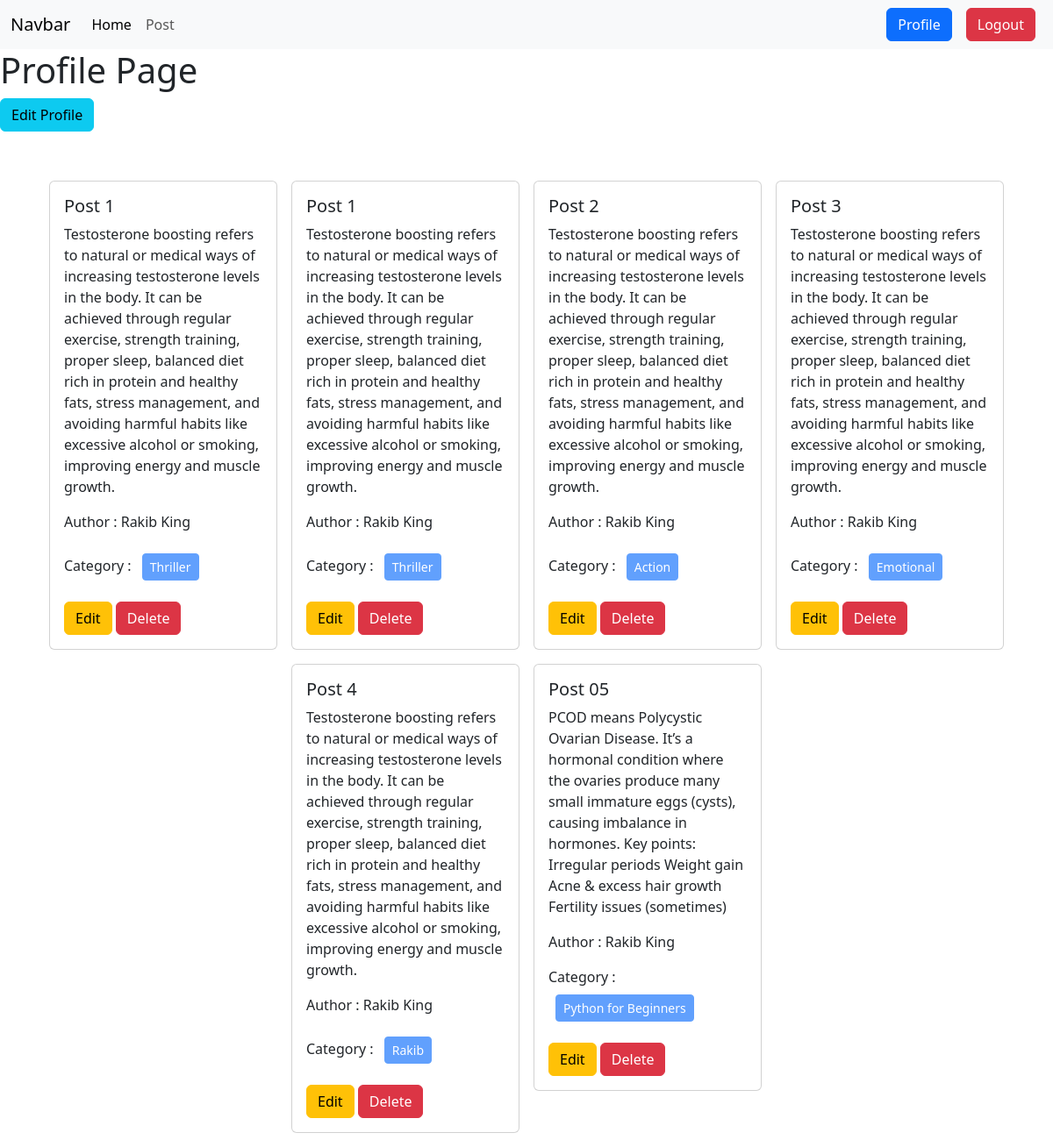
Screenshot of /author/profile/ (signed in) with the database file from the repository.
### post/models.py (models this page shows, shortened)
class Post(models.Model):
    title = models.CharField(max_length=200)
    author = models.ForeignKey(User,on_delete=models.CASCADE)
    image = models.CharField(default='https://cdn.britannica.com/92/152292-050-EAF28A45/Bald-eagle.jpg')
    category = models.ManyToManyField(Category)
    content = models.TextField()

### category/models.py (models this page shows, shortened)
class Category(models.Model):
    name = models.CharField(max_length=200)
    slug = models.SlugField(max_length=200,unique=True,null=True,blank=True)

### author/views.py (the view)
# urls.py: path("profile/", views.profile, name="profile"),
@login_required
def profile(request):
    data = Post.objects.filter(author=request.user)
    return render(request,'profile.html',{'data':data})

### author/templates/profile.html (shortened to what this page needs)
{% extends "base.html" %}
{% block content %}
    <h1>Profile Page</h1>
    <a href="{% url 'edit' %}" class="btn btn-info">Edit Profile</a>
<div class="d-flex flex-wrap justify-content-center px-5 pt-5">
  {% for post in data %}
  <div class="col-sm-3">
    <div class="card m-2">
      <div class="card-body">
        <h5 class="card-title">{{post.title}}</h5>
        <p class="card-text">{{post.content}}</p>
        <p>Author : {{post.author.first_name}} {{post.author.last_name}}</p>
        <p>
          Category : {% for cat in post.category.all %}
          <button class="btn btn-primary btn-sm m-2" disabled>
            {{cat.name}}
          </button>
          {% endfor %}
        </p>
        <a href="{% url 'edit_post' post.id %}" class="btn btn-warning">Edit</a>
        <a href="{% url 'delete_post' post.id %}" class="btn btn-danger"
          >Delete</a
        >
      </div>
    </div>
  </div>
  {% endfor %}
</div>
{% endblock content %}

### rows the page displays
Post: title "Post 1", content "Testosterone boosting refers to natural or medical ways of increasing testosterone levels in the body. It can be achieved through regular exercise, strength training, proper sleep, balanced diet rich in protein and healthy fats, stress management, and avoiding harmful habits like excessive alcohol or smoking, improving energy and muscle growth.", author.first_name "Rakib", author.last_name "King"
Category: name "Thriller"
Post: title "Post 1", content "Testosterone boosting refers to natural or medical ways of increasing testosterone levels in the body. It can be achieved through regular exercise, strength training, proper sleep, balanced diet rich in protein and healthy fats, stress management, and avoiding harmful habits like excessive alcohol or smoking, improving energy and muscle growth.", author.first_name "Rakib", author.last_name "King"
Post: title "Post 2", content "Testosterone boosting refers to natural or medical ways of increasing testosterone levels in the body. It can be achieved through regular exercise, strength training, proper sleep, balanced diet rich in protein and healthy fats, stress management, and avoiding harmful habits like excessive alcohol or smoking, improving energy and muscle growth.", author.first_name "Rakib", author.last_name "King"
Category: name "Action"
Post: title "Post 3", content "Testosterone boosting refers to natural or medical ways of increasing testosterone levels in the body. It can be achieved through regular exercise, strength training, proper sleep, balanced diet rich in protein and healthy fats, stress management, and avoiding harmful habits like excessive alcohol or smoking, improving energy and muscle growth.", author.first_name "Rakib", author.last_name "King"
Category: name "Emotional"
Post: title "Post 4", content "Testosterone boosting refers to natural or medical ways of increasing testosterone levels in the body. It can be achieved through regular exercise, strength training, proper sleep, balanced diet rich in protein and healthy fats, stress management, and avoiding harmful habits like excessive alcohol or smoking, improving energy and muscle growth.", author.first_name "Rakib", author.last_name "King"
Category: name "Rakib"
Post: title "Post 05", content "PCOD means Polycystic Ovarian Disease. It’s a hormonal condition where the ovaries produce many small immature eggs (cysts), causing imbalance in hormones. Key points: Irregular periods Weight gain Acne & excess hair growth Fertility issues (sometimes)", author.first_name "Rakib", author.last_name "King"
Category: name "Python for Beginners"
